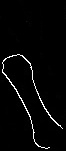
#> input picture docs/metacarpal.jpg, 66 x 151 px, found by its file name
$ python -i main_develop_shape_metacarpal.py   (imports and definitions only)
#> lines starting #> are read from the running program, lines starting #| are printed output that depends on the picture; after the words box and inside, x2 and y2 are one past the last pixel; in counts of white or black regions, pixels touching at a corner belong together
'''
Universidad de La Laguna
Máster en Ingeniería Informática
Trabajo de Final de Máster
Pyimagos development

Visualization of the shape testing for metacarpal
'''

from PIL import Image

import numpy as np
import cv2 as cv
import matplotlib.pyplot as plt

def create_minimal_image_from_contours(image: np.array,
                                       contours: list,
                                       padding = 0) -> np.array:
  if not contours:
    raise ValueError('Called main_execute.py:' \
                     'create_minimal_image_from_contours(<contour>) with an ' \
                      'empty contours array')

  all_points = np.concatenate(contours)
  all_points = np.reshape(all_points, (-1, 2))
  x_values = all_points[:, 0]
  y_values = all_points[:, 1]

  min_x = int(max(0, np.min(x_values) - padding))
  min_y = int(max(0, np.min(y_values) - padding))
  max_x = int(min(image.shape[1], np.max(x_values) + padding))
  max_y = int(min(image.shape[0], np.max(y_values) + padding))

  roi_from_original = image[min_y:max_y + 1, min_x:max_x + 1]
  roi_from_original = np.copy(roi_from_original)

  # missing X padding correction on the left
  if np.min(x_values) - padding < 0:
    missing_pixel_amount = np.absolute(np.min(x_values) - padding)
    roi_from_original = np.concatenate(
      (
        np.full((roi_from_original.shape[0], missing_pixel_amount), 0,
                dtype=np.uint8),
        roi_from_original,
      ),
      axis=1,
      dtype=np.uint8
    )

  # missing X padding correction on the right
  if np.max(x_values) + padding > image.shape[1]:
    missing_pixel_amount = np.absolute(np.max(x_values) + padding)
    roi_from_original = np.concatenate(
      (
        roi_from_original,
        np.full((roi_from_original.shape[0], missing_pixel_amount), 0,
                dtype=np.uint8)
      ),
      axis=1,
      dtype=np.uint8
    )

  # missing Y padding correction on top
  if np.min(y_values) - padding < 0:
    missing_pixel_amount = np.absolute(np.min(y_values) - padding)
    roi_from_original = np.concatenate(
      (
        np.full((missing_pixel_amount, roi_from_original.shape[1]), 0,
                dtype=np.uint8),
        roi_from_original,
      ),
      axis=0,
      dtype=np.uint8
    )

  # missing Y padding correction on top
  if np.max(y_values) + padding > image.shape[0]:
    missing_pixel_amount = np.absolute(np.max(y_values) + padding)
    roi_from_original = np.concatenate(
      (
        roi_from_original,
        np.full((missing_pixel_amount, roi_from_original.shape[1]), 0,
                dtype=np.uint8),
      ),
      axis=0,
      dtype=np.uint8
    )

  corrected_contours = [
    points - np.array([[[min_x, min_y]]]) + padding for points in contours
  ]

  return roi_from_original, corrected_contours


def prepare_image_showing_shape(contours, approximated_contour, image, title):

  # Third, Approximated image
  approximated_image = np.zeros((image.shape[0], image.shape[1], 3),
                                dtype=np.uint8)
  cv.drawContours(approximated_image, [approximated_contour], 0, (200, 200, 0),
                  1)

  # Separator
  separator_color = (255, 255, 255)
  separator_width = 2
  separator_column = np.full(
    (image.shape[0], separator_width, 3), separator_color, dtype=np.uint8
  )

  # First, blank image
  blank_image = np.zeros((image.shape[0], image.shape[1], 3), dtype=np.uint8)
  # Draw contours on blank image
  for i, contour in enumerate(contours):
    color = ((i + 1) * 123 % 256, (i + 1) * 456 % 256, (i + 1) * 789 % 256)
    if len(contour) > 0:
      cv.drawContours(blank_image, contours, i, color, 1)

  # Fourth, minimum bounding box
  bounding_box_image = image.copy()
  contour = np.reshape(contours[0], (-1, 2))
  rect = cv.minAreaRect(contour)
  bounding_rect_contour = cv.boxPoints(rect)
  bounding_rect_contour = np.int32(bounding_rect_contour) # to int
  cv.drawContours(bounding_box_image, [bounding_rect_contour], 0, (0, 255, 0),
                  1)

  # Fifth convex hull
  convex_hull_image = image.copy()
  hull = cv.convexHull(contours[0])
  cv.drawContours(convex_hull_image, [hull], 0, (0, 255, 0), 2)

  # [8 lines of commented-out code are left out]

  concatenated = np.concatenate(
    (
      blank_image,
      separator_column,
      image,
      separator_column,
      approximated_image,
      separator_column,
      bounding_box_image,
      separator_column,
      convex_hull_image
    ),
    axis=1
  )

  fig = plt.figure()
  plt.imshow(concatenated)
  plt.title(title)
  plt.axis('off')
  fig.canvas.manager.set_window_title(title)

def visualize_metacarpal_shape():
  borders_detected = Image.open('docs/metacarpal.jpg')
#> borders_detected is the input picture: PIL image 66x151 RGB; min 0, max 255, mean 7
  borders_detected = np.array(borders_detected)
  borders_detected = cv.cvtColor(borders_detected, cv.COLOR_RGB2GRAY)
#> borders_detected: shape (151, 66)

  _, thresh = cv.threshold(borders_detected, 40, 255, cv.THRESH_BINARY)
#> thresh: shape (151, 66); 2.6% white in thin lines or dots, all inside (x1, y1, x2, y2) = (2, 54, 63, 149)
  contours, _ = cv.findContours(thresh, cv.RETR_EXTERNAL,
                              cv.CHAIN_APPROX_SIMPLE)
#> contours = 1 contour; box (x1, y1, x2, y2) and area: (2, 54, 63, 149) 68

  minimal_image, adjusted_contours = create_minimal_image_from_contours(
    thresh,
    contours,
    padding=0
  )
#> in create_minimal_image_from_contours, `all_points = np.concatenate(contours)`: all_points = contour of 224 points, box (x1, y1, x2, y2) (2, 54, 63, 149), area 68
#> in create_minimal_image_from_contours, `all_points = np.reshape(all_points, (-1, 2))`: all_points = 224 pairs, first value 2 to 62, second value 54 to 148
#> in create_minimal_image_from_contours, `x_values = all_points[:, 0]`: x_values = 224 values, max 62 at index 181, min 2 at index 11, mean 28.35
#> in create_minimal_image_from_contours, `y_values = all_points[:, 1]`: y_values = 224 values, max 148 at index 67, min 54 at index 0, mean 97.56
#> in create_minimal_image_from_contours, `min_x = int(max(0, np.min(x_values) - padding))`: min_x = 2
#> in create_minimal_image_from_contours, `min_y = int(max(0, np.min(y_values) - padding))`: min_y = 54
#> in create_minimal_image_from_contours, `max_x = int(min(image.shape[1], np.max(x_values) + padding))`: max_x = 62
#> in create_minimal_image_from_contours, `max_y = int(min(image.shape[0], np.max(y_values) + padding))`: max_y = 148
#> in create_minimal_image_from_contours, `roi_from_original = image[min_y:max_y + 1, min_x:max_x + 1]`:
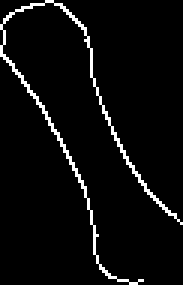
#> roi_from_original: shape (95, 61) (shown 3 times larger); 4.5% white in thin lines or dots
#> in create_minimal_image_from_contours, `corrected_contours = [ points - np.array([[[min_x, min_y]]]) + padding..`: corrected_contours = 1 item
#> adjusted_contours = 1 item
  contours = adjusted_contours
#> contours = 1 item
  minimal_image = cv.cvtColor(minimal_image, cv.COLOR_GRAY2RGB)
#> minimal_image: shape (95, 61, 3); 4.5% white in thin lines or dots

  # Approximate the polygon
  epsilon = 0.02 * cv.arcLength(contours[0], closed=True)
#> epsilon = 9.06
  approximated_contour = cv.approxPolyDP(contours[0], epsilon, True)
#> approximated_contour = [[7, 2], [0, 18], [45, 94], [0, 17], [5, 3], [28, 10], [60, 74], [28, 9]]
  approximated_contour = np.reshape(approximated_contour, (-1, 2))

  prepare_image_showing_shape(contours, approximated_contour, minimal_image,
                              'Metacarpal shape.')
#> in prepare_image_showing_shape, `cv.drawContours(approximated_image, [approximated_contour], 0, (200, 2..`:
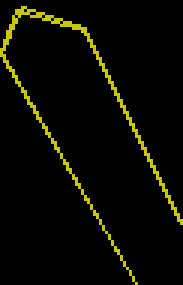
#> approximated_image: shape (95, 61, 3) (shown 3 times larger); mean of channels 0, 1, 2 9.3, 9.3, 0; drawn as R, G, B
#> the loop in prepare_image_showing_shape, `for i, contour in enumerate(contours):` made 1 pass
#> color on pass 1: (123, 200, 21)
#> after the loop in prepare_image_showing_shape, `for i, contour in enumerate(contours):`:
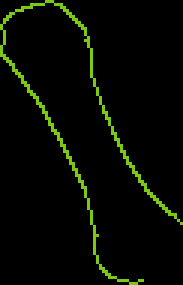
#> blank_image: shape (95, 61, 3) (shown 3 times larger); mean of channels 0, 1, 2 5.5, 8.9, 0.9; drawn as R, G, B
#> in prepare_image_showing_shape, `contour = np.reshape(contours[0], (-1, 2))`: contour = 224 pairs, first value 0 to 60, second value 0 to 94
#> in prepare_image_showing_shape, `rect = cv.minAreaRect(contour)`: rect = ((29.22, 46.41), (30.86, 99.32), -26.21)
#> in prepare_image_showing_shape, `bounding_rect_contour = cv.boxPoints(rect)`: bounding_rect_contour = [[37.31, 97.79], [-6.56, 8.68], [21.13, -4.96], [65, 84.15]]
#> in prepare_image_showing_shape, `bounding_rect_contour = np.int32(bounding_rect_contour)`: bounding_rect_contour = [[37, 97], [-6, 8], [21, -4], [64, 84]]
#> in prepare_image_showing_shape, `cv.drawContours(bounding_box_image, [bounding_rect_contour], 0, (0, 25..`:
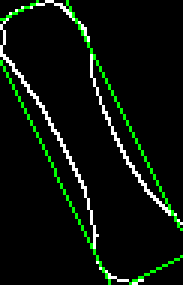
#> bounding_box_image: shape (95, 61, 3) (shown 3 times larger); mean B, G, R 10, 18.1, 10
#> in prepare_image_showing_shape, `hull = cv.convexHull(contours[0])`: hull = contour of 18 points, box (x1, y1, x2, y2) (0, 0, 61, 95), area 2746
#> in prepare_image_showing_shape, `cv.drawContours(convex_hull_image, [hull], 0, (0, 255, 0), 2)`:
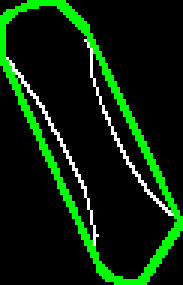
#> convex_hull_image: shape (95, 61, 3) (shown 3 times larger); mean B, G, R 7.5, 34.8, 7.5
#> in prepare_image_showing_shape, `concatenated = np.concatenate( ( blank_image, separator_column, image,..`:
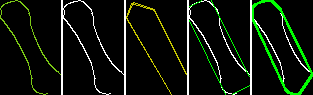
#> concatenated: shape (95, 313, 3); mean of channels 0, 1, 2 15, 22.6, 12.3; drawn as R, G, B

  plt.show()

>>> result = visualize_metacarpal_shape()

$ run again, with docs/bad_contrast.jpg copied over docs/metacarpal.jpg
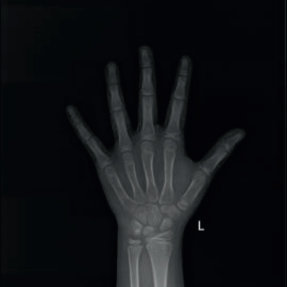
#> input picture docs/bad_contrast.jpg, 287 x 287 px, found by its file name
#> in visualize_metacarpal_shape, borders_detected is the input picture: PIL image 287x287 RGB; mean R, G, B 15.8, 17.6, 20.9
#> borders_detected: shape (287, 287)
#> thresh: shape (287, 287); 17.3% white; 7 white regions
#> in visualize_metacarpal_shape, `contours, _ = cv.findContours(thresh, cv.RETR_EXTERNAL, cv.CHAIN_APPRO..`: contours = 7 contours, 1 with area under 20; largest, box (x1, y1, x2, y2) and area: (74, 68, 242, 287) 13463, (142, 50, 150, 67) 56, (109, 66, 116, 83) 44, (198, 220, 205, 231) 25, (182, 59, 187, 68) 22, (180, 70, 187, 76) 22
#> in create_minimal_image_from_contours, `all_points = np.concatenate(contours)`: all_points = contour of 536 points, box (x1, y1, x2, y2) (69, 50, 242, 287), area 7210
#> in create_minimal_image_from_contours, `all_points = np.reshape(all_points, (-1, 2))`: all_points = 536 pairs, first value 69 to 241, second value 50 to 286
#> x_values = 536 values, max 241 at index 333, min 69 at index 11, mean 147.3
#> y_values = 536 values, max 286 at index 256, min 50 at index 508, mean 135.7
#> min_x = 69
#> min_y = 50
#> max_x = 241
#> max_y = 286
#> roi_from_original: shape (237, 173); 34.7% white; 7 white regions, largest, box (x1, y1, x2, y2) and area: (5, 18, 173, 237) 13943, (73, 0, 81, 17) 82, (40, 16, 47, 33) 66
#> corrected_contours = 7 items
#> epsilon = 0.57
#> approximated_contour = [[130, 170], [129, 171], [129, 179], [130, 180], [134, 180], [135, 179], [131, 177], [131, 172]]
#> the loop in prepare_image_showing_shape, `for i, contour in enumerate(contours):` made 7 passes
#> color on passes 1 to 7: (123, 200, 21), (246, 144, 42), (113, 88, 63), (236, 32, 84), (103, 232, 105), (226, 176, 126), (93, 120, 147)
#> after the loop in prepare_image_showing_shape, `for i, contour in enumerate(contours):`:
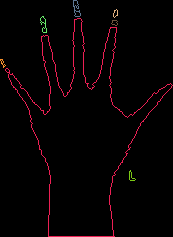
#> blank_image: shape (237, 173, 3); mean of channels 0, 1, 2 6.1, 1.4, 2.4; drawn as R, G, B
#> contour = [[130, 170], [129, 171], [129, 179], [130, 180], [134, 180], [135, 179], [134, 178], [132, 178], [131, 177], [131, 172], [130, 171]]
#> rect = ((130.3, 175.9), (5.24, 10.68), -29.05)
#> in prepare_image_showing_shape, `bounding_rect_contour = cv.boxPoints(rect)`: bounding_rect_contour = [[130.6, 181.9], [125.4, 172.5], [130, 170], [135.2, 179.3]]
#> in prepare_image_showing_shape, `bounding_rect_contour = np.int32(bounding_rect_contour)`: bounding_rect_contour = [[130, 181], [125, 172], [129, 169], [135, 179]]
#> bounding_box_image: shape (237, 173, 3); mean B, G, R 88.3, 88.5, 88.3
#> hull = [[135, 179], [134, 180], [130, 180], [129, 179], [129, 171], [130, 170]]
#> convex_hull_image: shape (237, 173, 3); mean B, G, R 88.2, 88.7, 88.2
#> in prepare_image_showing_shape, `concatenated = np.concatenate( ( blank_image, separator_column, image,..`:
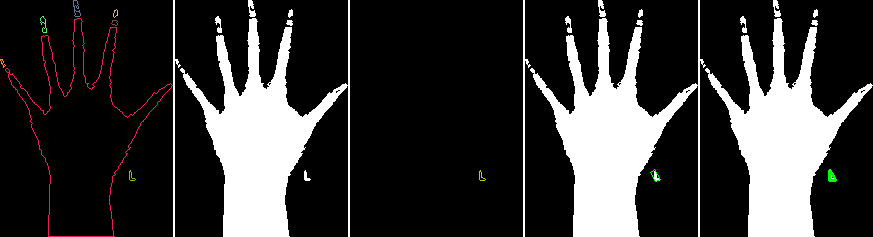
#> concatenated: shape (237, 873, 3); mean of channels 0, 1, 2 56.1, 55.3, 55.3; drawn as R, G, B
